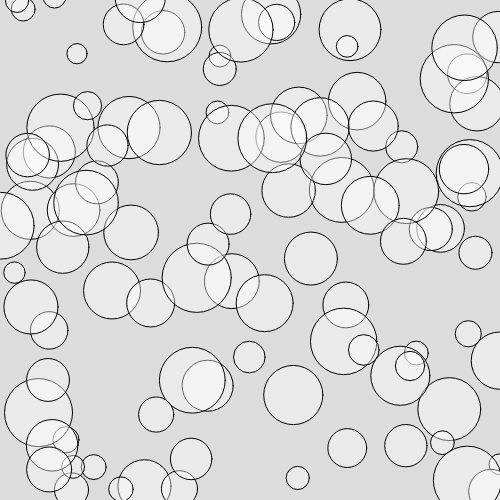
Frame 1 (no input)
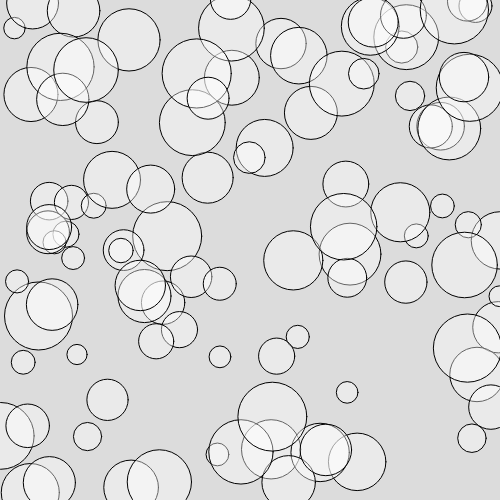
Frame 60 (no input)
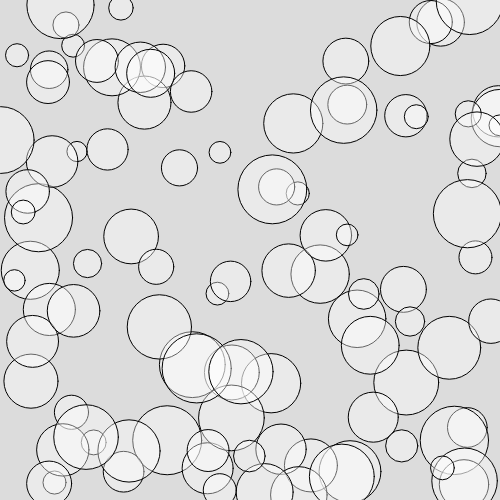
Frame 120 (the mouse pressed at the canvas centre since frame 60)

The p5.js sketch that drew these frames (run headless with seeded random() and noise() and a simulated clock; from frame 60 on, the mouse is pressed at the canvas centre):

// p5.js sketch
// ── sketch.js

let mijnArrayX = [];
let mijnArrayY = [];
let mijnArraySize = [];
let mijnArraySpeed = [];

function setup() {
  createCanvas(500, 500);

  for (let i = 0; i < 100; i = i + 1) {
    mijnArrayX.push(random(0,500));
    mijnArrayY.push(random(0,500));
    mijnArraySize.push(random(20,70));
    mijnArraySpeed.push(random(1,5));
  }
}   

function draw() {
  background(220);
  fill(255,255,255,100);
  for(i=0;i<mijnArrayX.length;i++)
  {
    mijnArrayY[i]=mijnArrayY[i]-mijnArraySpeed[i]

    circle(mijnArrayX[i],mijnArrayY[i],mijnArraySize[i]);
    if (mijnArrayY[i]<0)
    {
      mijnArrayY[i] = 500;
    }

  }
}

function keyPressed()
{
  mijnArrayX = [];
  mijnArrayY = [];
  mijnArraySize = [];
  mijnArraySpeed = [];
  for (let i = 0; i < 100; i = i + 1) {
    mijnArrayX.push(random(0,500));
    mijnArrayY.push(random(0,500));
    mijnArraySize.push(random(20,70));
    mijnArraySpeed.push(random(1,5));
  }
}
